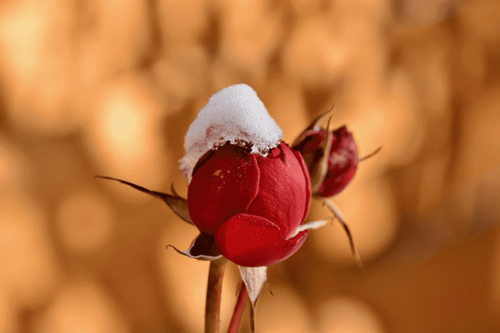
#> input picture Parcial 1/flor.jpg, 500 x 333 px
$ python Ejemplo7.py
#> lines starting #> are read from the running program, lines starting #| are printed output that depends on the picture
import cv2
import numpy as np

# img = cv2.imread("flor.jpg",cv2.IMREAD_GRAYSCALE)
img = cv2.imread("flor.jpg")
#> img is the input picture: shape (333, 500, 3); mean B, G, R 57.2, 110.6, 184.4
cv2.imshow("Flor Original", img)
print(img.shape)
#| (333, 500, 3)

img_crop = img[80:280, 150:330]
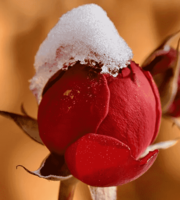
#> img_crop: shape (200, 180, 3); mean B, G, R 53.9, 82, 163.1
cv2.imshow("Imagen Recortada", img_crop)
cv2.waitKey(0)
cv2.destroyAllWindows()
